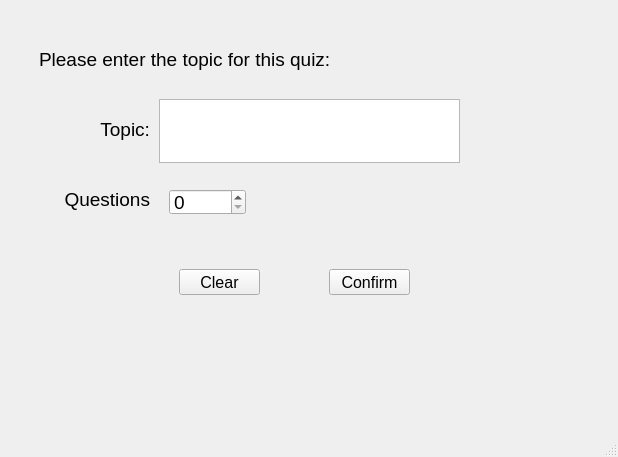
<?xml version="1.0" encoding="UTF-8"?>
<ui version="4.0">
 <class>MainWindow</class>
 <widget class="QMainWindow" name="MainWindow">
  <property name="geometry">
   <rect>
    <x>0</x>
    <y>0</y>
    <width>618</width>
    <height>457</height>
   </rect>
  </property>
  <property name="windowTitle">
   <string>MainWindow</string>
  </property>
  <widget class="QWidget" name="centralwidget">
   <layout class="QVBoxLayout" name="verticalLayout">
    <item>
     <widget class="QStackedWidget" name="stackedWidget">
      <property name="currentIndex">
       <number>0</number>
      </property>
      <widget class="QWidget" name="pageHome">
       <widget class="QLabel" name="label">
        <property name="geometry">
         <rect>
          <x>30</x>
          <y>30</y>
          <width>521</width>
          <height>41</height>
         </rect>
        </property>
        <property name="font">
         <font>
          <pointsize>14</pointsize>
         </font>
        </property>
        <property name="text">
         <string>Please enter the topic for this quiz:</string>
        </property>
       </widget>
       <widget class="QTextEdit" name="txtTopic">
        <property name="geometry">
         <rect>
          <x>150</x>
          <y>90</y>
          <width>301</width>
          <height>64</height>
         </rect>
        </property>
       </widget>
       <widget class="QLabel" name="label_2">
        <property name="geometry">
         <rect>
          <x>30</x>
          <y>100</y>
          <width>111</width>
          <height>41</height>
         </rect>
        </property>
        <property name="font">
         <font>
          <pointsize>14</pointsize>
         </font>
        </property>
        <property name="text">
         <string>Topic:</string>
        </property>
        <property name="alignment">
         <set>Qt::AlignmentFlag::AlignRight|Qt::AlignmentFlag::AlignTrailing|Qt::AlignmentFlag::AlignVCenter</set>
        </property>
       </widget>
       <widget class="QLabel" name="label_3">
        <property name="geometry">
         <rect>
          <x>30</x>
          <y>170</y>
          <width>111</width>
          <height>41</height>
         </rect>
        </property>
        <property name="font">
         <font>
          <pointsize>14</pointsize>
         </font>
        </property>
        <property name="text">
         <string>Questions</string>
        </property>
        <property name="alignment">
         <set>Qt::AlignmentFlag::AlignRight|Qt::AlignmentFlag::AlignTrailing|Qt::AlignmentFlag::AlignVCenter</set>
        </property>
       </widget>
       <widget class="QPushButton" name="btnConfirm">
        <property name="geometry">
         <rect>
          <x>320</x>
          <y>260</y>
          <width>81</width>
          <height>26</height>
         </rect>
        </property>
        <property name="font">
         <font>
          <pointsize>12</pointsize>
         </font>
        </property>
        <property name="text">
         <string>Confirm</string>
        </property>
       </widget>
       <widget class="QPushButton" name="btnClear">
        <property name="geometry">
         <rect>
          <x>170</x>
          <y>260</y>
          <width>81</width>
          <height>26</height>
         </rect>
        </property>
        <property name="font">
         <font>
          <pointsize>12</pointsize>
         </font>
        </property>
        <property name="text">
         <string>Clear</string>
        </property>
       </widget>
       <widget class="QSpinBox" name="sbQuestions">
        <property name="geometry">
         <rect>
          <x>160</x>
          <y>180</y>
          <width>77</width>
          <height>26</height>
         </rect>
        </property>
        <property name="font">
         <font>
          <pointsize>14</pointsize>
         </font>
        </property>
       </widget>
      </widget>
      <widget class="QWidget" name="pageLoading"/>
      <widget class="QWidget" name="pageQuiz">
       <widget class="QPushButton" name="btnQuit">
        <property name="geometry">
         <rect>
          <x>80</x>
          <y>290</y>
          <width>81</width>
          <height>26</height>
         </rect>
        </property>
        <property name="font">
         <font>
          <pointsize>12</pointsize>
         </font>
        </property>
        <property name="text">
         <string>Quit</string>
        </property>
       </widget>
       <widget class="QPushButton" name="btnNext">
        <property name="geometry">
         <rect>
          <x>270</x>
          <y>250</y>
          <width>81</width>
          <height>26</height>
         </rect>
        </property>
        <property name="font">
         <font>
          <pointsize>12</pointsize>
         </font>
        </property>
        <property name="text">
         <string>Next</string>
        </property>
       </widget>
       <widget class="QPushButton" name="btnBack">
        <property name="geometry">
         <rect>
          <x>80</x>
          <y>250</y>
          <width>81</width>
          <height>26</height>
         </rect>
        </property>
        <property name="font">
         <font>
          <pointsize>12</pointsize>
         </font>
        </property>
        <property name="text">
         <string>Back</string>
        </property>
       </widget>
       <widget class="QRadioButton" name="radioButton_3">
        <property name="geometry">
         <rect>
          <x>50</x>
          <y>170</y>
          <width>500</width>
          <height>24</height>
         </rect>
        </property>
        <property name="font">
         <font>
          <pointsize>14</pointsize>
         </font>
        </property>
        <property name="text">
         <string/>
        </property>
        <attribute name="buttonGroup">
         <string notr="true">buttonGroup_1</string>
        </attribute>
       </widget>
       <widget class="QRadioButton" name="radioButton_4">
        <property name="geometry">
         <rect>
          <x>50</x>
          <y>200</y>
          <width>500</width>
          <height>24</height>
         </rect>
        </property>
        <property name="font">
         <font>
          <pointsize>14</pointsize>
         </font>
        </property>
        <property name="text">
         <string/>
        </property>
        <attribute name="buttonGroup">
         <string notr="true">buttonGroup_1</string>
        </attribute>
       </widget>
       <widget class="QRadioButton" name="radioButton_1">
        <property name="geometry">
         <rect>
          <x>50</x>
          <y>110</y>
          <width>500</width>
          <height>24</height>
         </rect>
        </property>
        <property name="font">
         <font>
          <pointsize>14</pointsize>
         </font>
        </property>
        <property name="text">
         <string/>
        </property>
        <attribute name="buttonGroup">
         <string notr="true">buttonGroup_1</string>
        </attribute>
       </widget>
       <widget class="QRadioButton" name="radioButton_2">
        <property name="geometry">
         <rect>
          <x>50</x>
          <y>140</y>
          <width>500</width>
          <height>24</height>
         </rect>
        </property>
        <property name="font">
         <font>
          <pointsize>14</pointsize>
         </font>
        </property>
        <property name="text">
         <string/>
        </property>
        <attribute name="buttonGroup">
         <string notr="true">buttonGroup_1</string>
        </attribute>
       </widget>
       <widget class="QPushButton" name="btnSubmit">
        <property name="geometry">
         <rect>
          <x>270</x>
          <y>290</y>
          <width>81</width>
          <height>26</height>
         </rect>
        </property>
        <property name="font">
         <font>
          <pointsize>12</pointsize>
         </font>
        </property>
        <property name="text">
         <string>Submit</string>
        </property>
       </widget>
       <widget class="QLabel" name="label_5">
        <property name="geometry">
         <rect>
          <x>80</x>
          <y>10</y>
          <width>211</width>
          <height>21</height>
         </rect>
        </property>
        <property name="text">
         <string/>
        </property>
       </widget>
       <widget class="QLabel" name="lblProgress">
        <property name="geometry">
         <rect>
          <x>80</x>
          <y>10</y>
          <width>471</width>
          <height>21</height>
         </rect>
        </property>
        <property name="font">
         <font>
          <pointsize>12</pointsize>
         </font>
        </property>
        <property name="text">
         <string/>
        </property>
        <property name="textFormat">
         <enum>Qt::TextFormat::RichText</enum>
        </property>
        <property name="alignment">
         <set>Qt::AlignmentFlag::AlignLeading|Qt::AlignmentFlag::AlignLeft|Qt::AlignmentFlag::AlignTop</set>
        </property>
       </widget>
       <widget class="QPlainTextEdit" name="txtQuestion">
        <property name="geometry">
         <rect>
          <x>50</x>
          <y>10</y>
          <width>501</width>
          <height>91</height>
         </rect>
        </property>
        <property name="font">
         <font>
          <pointsize>14</pointsize>
         </font>
        </property>
       </widget>
      </widget>
      <widget class="QWidget" name="pageResults">
       <widget class="QPushButton" name="btnTryNew">
        <property name="geometry">
         <rect>
          <x>170</x>
          <y>270</y>
          <width>81</width>
          <height>26</height>
         </rect>
        </property>
        <property name="font">
         <font>
          <pointsize>12</pointsize>
         </font>
        </property>
        <property name="text">
         <string>New set</string>
        </property>
       </widget>
       <widget class="QPushButton" name="btnTrySame">
        <property name="geometry">
         <rect>
          <x>50</x>
          <y>270</y>
          <width>81</width>
          <height>26</height>
         </rect>
        </property>
        <property name="font">
         <font>
          <pointsize>12</pointsize>
         </font>
        </property>
        <property name="text">
         <string>Same set</string>
        </property>
       </widget>
       <widget class="QLabel" name="label_4">
        <property name="geometry">
         <rect>
          <x>50</x>
          <y>200</y>
          <width>241</width>
          <height>20</height>
         </rect>
        </property>
        <property name="font">
         <font>
          <pointsize>14</pointsize>
         </font>
        </property>
        <property name="text">
         <string>Try again?</string>
        </property>
       </widget>
       <widget class="QPushButton" name="btnQuit_2">
        <property name="geometry">
         <rect>
          <x>50</x>
          <y>320</y>
          <width>71</width>
          <height>26</height>
         </rect>
        </property>
        <property name="font">
         <font>
          <pointsize>12</pointsize>
         </font>
        </property>
        <property name="text">
         <string>Quit</string>
        </property>
       </widget>
       <widget class="QPlainTextEdit" name="txtResults">
        <property name="geometry">
         <rect>
          <x>50</x>
          <y>50</y>
          <width>461</width>
          <height>141</height>
         </rect>
        </property>
       </widget>
      </widget>
     </widget>
    </item>
   </layout>
  </widget>
  <widget class="QMenuBar" name="menubar">
   <property name="geometry">
    <rect>
     <x>0</x>
     <y>0</y>
     <width>618</width>
     <height>33</height>
    </rect>
   </property>
  </widget>
  <widget class="QStatusBar" name="statusbar"/>
 </widget>
 <resources/>
 <connections/>
 <buttongroups>
  <buttongroup name="buttonGroup_1"/>
 </buttongroups>
</ui>
